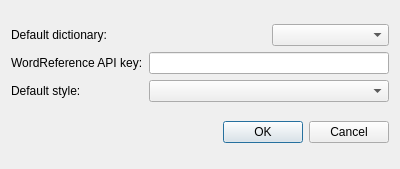
<?xml version="1.0" encoding="UTF-8"?>
<ui version="4.0">
 <class>OptionsDialog</class>
 <widget class="QDialog" name="OptionsDialog">
  <property name="geometry">
   <rect>
    <x>0</x>
    <y>0</y>
    <width>400</width>
    <height>169</height>
   </rect>
  </property>
  <property name="windowTitle">
   <string>Dialog</string>
  </property>
  <property name="windowIcon">
   <iconset resource="icons.qrc">
    <normaloff>:/icons/logoQtWordReference.png</normaloff>:/icons/logoQtWordReference.png</iconset>
  </property>
  <layout class="QVBoxLayout" name="verticalLayout">
   <item>
    <layout class="QGridLayout" name="gridLayout">
     <item row="0" column="0" colspan="2">
      <widget class="QLabel" name="defaultDictionaryLabel">
       <property name="text">
        <string>Default dictionary:</string>
       </property>
      </widget>
     </item>
     <item row="0" column="2">
      <widget class="QComboBox" name="dictionariesComboBox"/>
     </item>
     <item row="1" column="0">
      <widget class="QLabel" name="APIKeyLabel">
       <property name="text">
        <string>WordReference API key:</string>
       </property>
      </widget>
     </item>
     <item row="1" column="1" colspan="2">
      <widget class="QLineEdit" name="APIKeyLineEdit"/>
     </item>
     <item row="2" column="0">
      <widget class="QLabel" name="label">
       <property name="text">
        <string>Default style:</string>
       </property>
      </widget>
     </item>
     <item row="2" column="1" colspan="2">
      <widget class="QComboBox" name="stylesComboBox"/>
     </item>
    </layout>
   </item>
   <item>
    <widget class="QDialogButtonBox" name="buttonBox">
     <property name="orientation">
      <enum>Qt::Horizontal</enum>
     </property>
     <property name="standardButtons">
      <set>QDialogButtonBox::Cancel|QDialogButtonBox::Ok</set>
     </property>
    </widget>
   </item>
  </layout>
 </widget>
 <resources>
  <include location="icons.qrc"/>
 </resources>
 <connections>
  <connection>
   <sender>buttonBox</sender>
   <signal>accepted()</signal>
   <receiver>OptionsDialog</receiver>
   <slot>accept()</slot>
   <hints>
    <hint type="sourcelabel">
     <x>248</x>
     <y>254</y>
    </hint>
    <hint type="destinationlabel">
     <x>157</x>
     <y>274</y>
    </hint>
   </hints>
  </connection>
  <connection>
   <sender>buttonBox</sender>
   <signal>rejected()</signal>
   <receiver>OptionsDialog</receiver>
   <slot>reject()</slot>
   <hints>
    <hint type="sourcelabel">
     <x>316</x>
     <y>260</y>
    </hint>
    <hint type="destinationlabel">
     <x>286</x>
     <y>274</y>
    </hint>
   </hints>
  </connection>
 </connections>
</ui>
